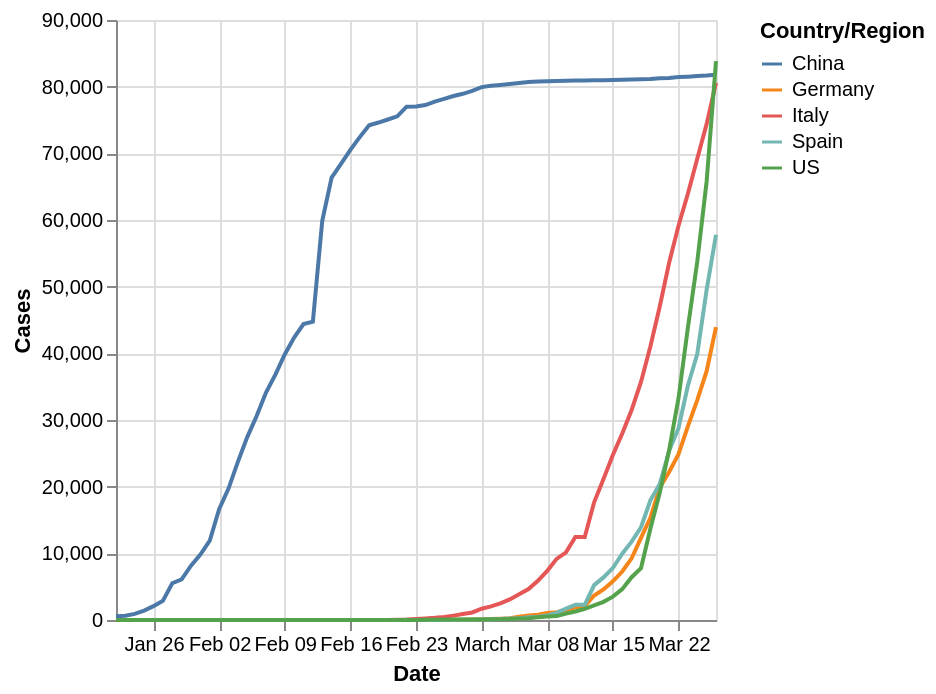

The code cell stored with this chart in its notebook:
### Code cell
alt.Chart(top_five_data).mark_line().encode(
    x = 'Date',
    y = 'Cases',
    color='Country/Region',
    tooltip='Country/Region'
)

### Figure 1 — Vega-Lite specification as saved in the notebook (floating-point values rounded to 4 significant figures; data arrays with more than 128 entries replaced by an {"elided": "..."} marker saying what was removed)
{"config": {"view": {"continuousWidth": 300, "continuousHeight": 300}}, "data": {"name": "data-3496586a27b2c2fefc205130ad2b13ff"}, "mark": {"type": "line"}, "encoding": {"color": {"field": "Country/Region", "type": "nominal"}, "tooltip": {"field": "Country/Region", "type": "nominal"}, "x": {"field": "Date", "type": "temporal"}, "y": {"field": "Cases", "type": "quantitative"}}, "$schema": "https://vega.github.io/schema/vega-lite/v5.20.1.json", "datasets": {"data-3496586a27b2c2fefc205130ad2b13ff": {"elided": "325 records"}}}
